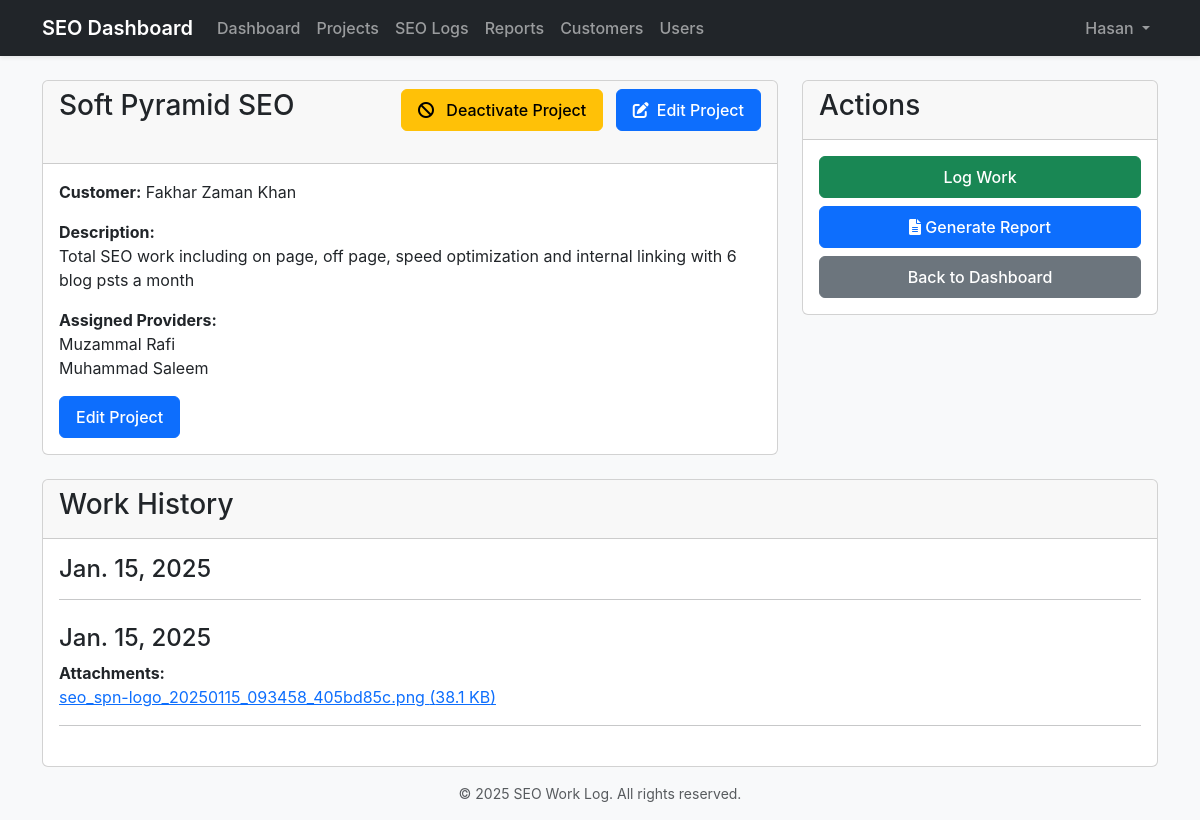
/projects/4/ (signed in), run on an earlier commit of the app's database.
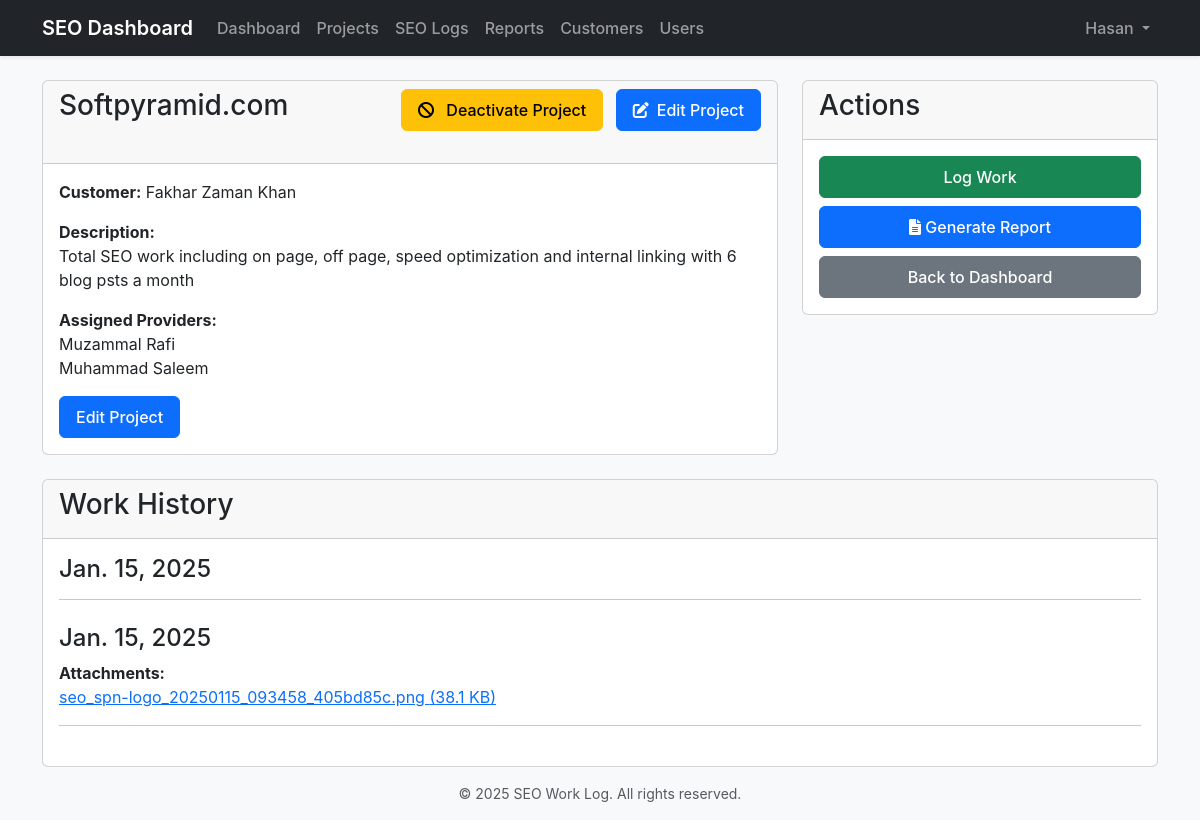
And on a later commit of the database.
### core/models.py (models this page shows, shortened)
class Project(models.Model):
    customer = models.ForeignKey(Customer, on_delete=models.CASCADE)
    name = models.CharField(max_length=255)
    description = models.TextField()
    url = models.URLField(max_length=255, blank=True, help_text="Project website URL")
    start_date = models.DateField()
    end_date = models.DateField(null=True, blank=True)
    is_active = models.BooleanField(default=True)
    created_at = models.DateTimeField(auto_now_add=True)
    updated_at = models.DateTimeField(auto_now=True)
    providers = models.ManyToManyField(CustomUser, related_name='assigned_projects', blank=True, limit_choices_to={'role': 'provider'})

class Customer(models.Model):
    name = models.CharField(max_length=255)
    email = models.EmailField(unique=True)
    website = models.URLField()
    logo = models.ImageField(upload_to='logos/', null=True, blank=True)
    is_active = models.BooleanField(default=True)
    created_at = models.DateTimeField(auto_now_add=True)
    updated_at = models.DateTimeField(auto_now=True)

### core/views.py (the view)
# urls.py: path('projects/<int:pk>/', views.project_detail, name='project_detail'),
@login_required
def project_detail(request, pk):
    project = get_object_or_404(Project, pk=pk)
    if request.user.role == 'customer' and project.customer.email != request.user.email:
        return HttpResponseForbidden("You don't have permission to access this project.")
    seo_logs = SEOLog.objects.filter(project=project).order_by('-date')
    return render(request, 'core/project_detail.html', {
        'title': f'Project: {project.name}',
        'project': project,
        'seo_logs': seo_logs,
    })

### core/models.py (called while the page is built)
    def get_full_name(self):
        full_name = f"{self.first_name} {self.last_name}".strip()
        return full_name if full_name else self.username

    @property
    def file_size_formatted(self):
        size = self.file_size
        for unit in ['B', 'KB', 'MB', 'GB']:
            if size < 1024:
                return f"{size:.1f} {unit}"
            size /= 1024
        return f"{size:.1f} TB"

### core/templates/core/project_detail.html (shortened to what the changed rows need)
{% extends 'core/base.html' %}
{% block content %}
<div class="container mt-4">
    <div class="row">
        <div class="col-md-8">
            <div class="card">
                <div class="card-header">
                    <div class="d-flex justify-content-between align-items-center mb-4">
                        <h1 class="h3">{{ project.name }}</h1>
                        <div>
                            {% if user.role == 'admin' %}
                            <a href="{% url 'project_toggle_status' project.pk %}"
                               class="btn {% if project.is_active %}btn-warning{% else %}btn-success{% endif %}"
                               onclick="return confirm('Are you sure you want to {% if project.is_active %}deactivate{% else %}activate{% endif %} this project?')">
                            </a>
                            {% endif %}
                            <a href="{% url 'project_edit' project.pk %}" class="btn btn-primary ms-2">
                            </a>
                        </div>
                    </div>
                </div>
                <div class="card-body">
                    <div class="mb-3">
                        <strong>Customer:</strong> {{ project.customer.name }}
                    </div>
                    <div class="mb-3">
                        <strong>Description:</strong>
                        <p>{{ project.description }}</p>
                    </div>
                    <div class="mb-3">
                        <strong>Assigned Providers:</strong>
                        <ul class="list-unstyled">
                        </ul>
                    </div>
                    {% if user.role == 'admin' or user.role == 'provider' %}
                    <div class="mt-3">
                        <a href="{% url 'project_edit' project.pk %}" class="btn btn-primary">Edit Project</a>
                    </div>
                    {% endif %}
                </div>
            </div>
        </div>
    </div>
</div>
{% endblock %}

What changed in the data, as far as the page shows it:
changed Project "Fakhar Zaman Khan": name "Soft Pyramid SEO" → "Softpyramid.com"
